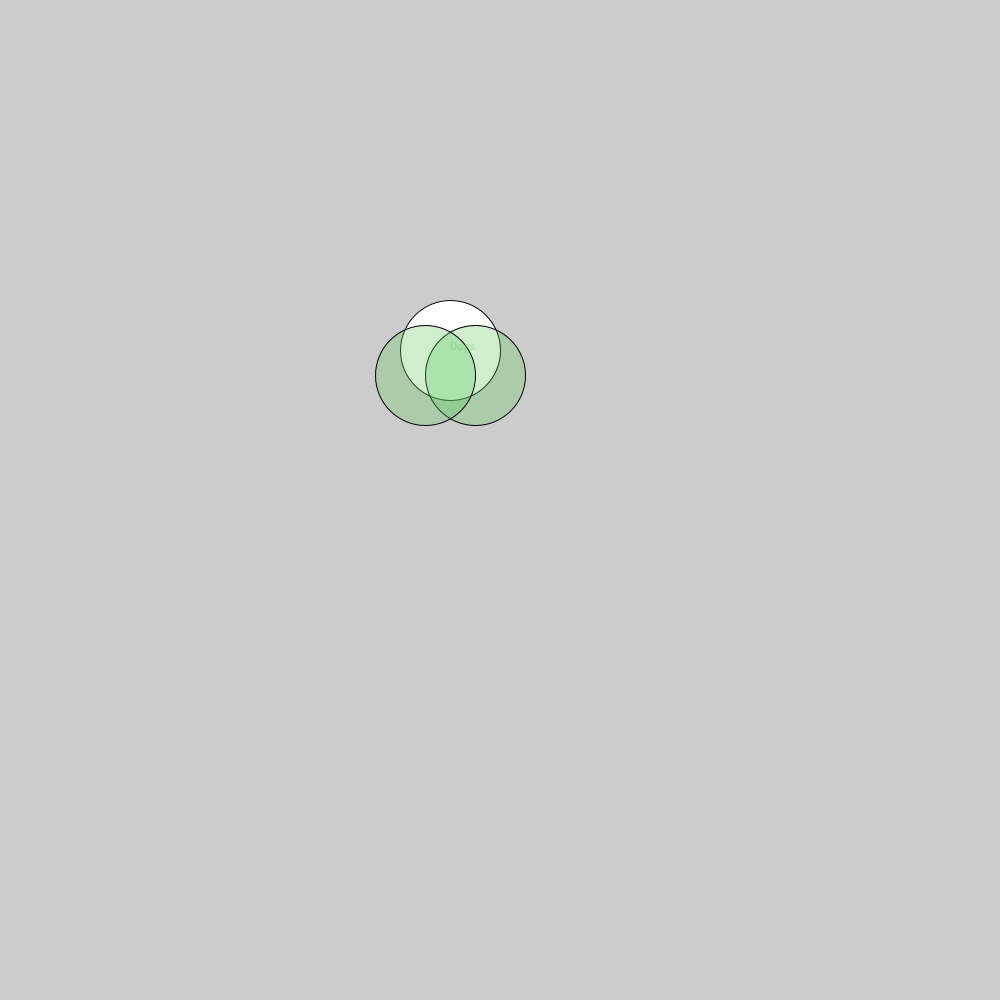
Frame 1 (no input)
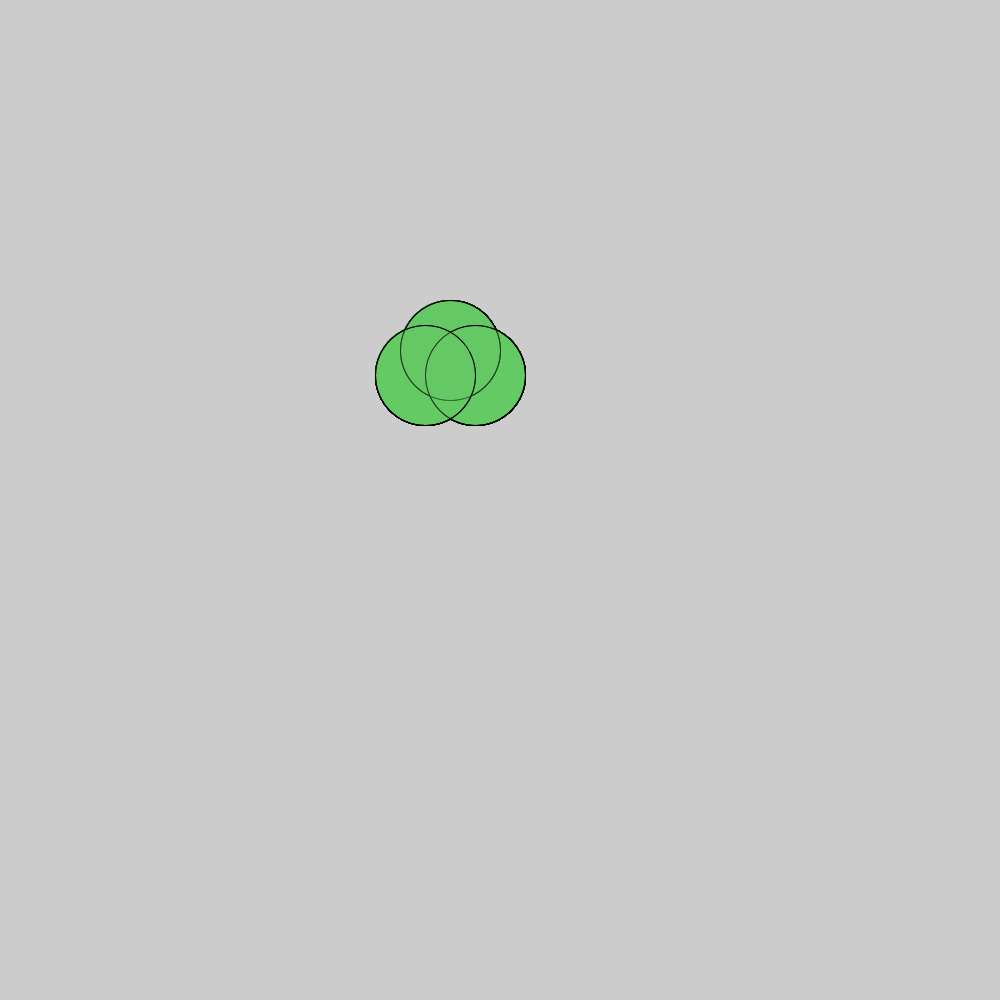
Frame 60 (the mouse pressed at the canvas centre just before this capture)
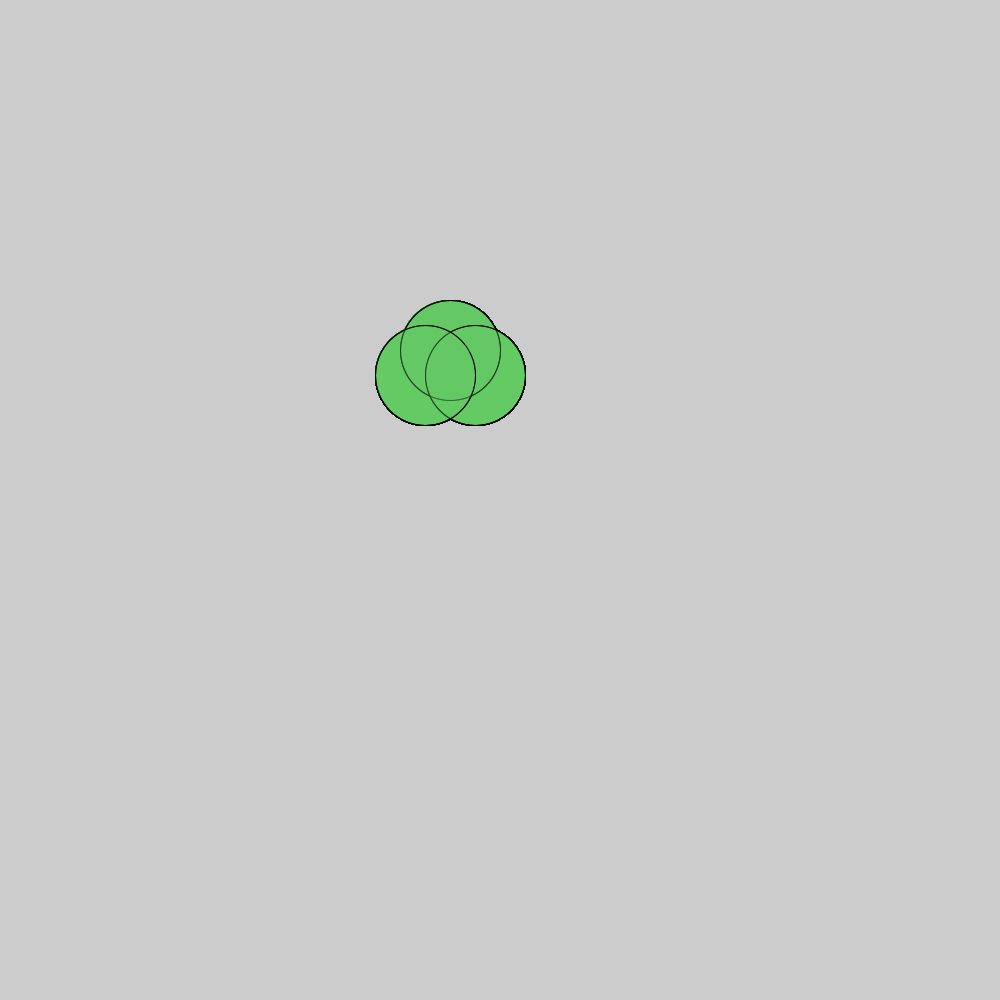
Frame 120 (the mouse held since frame 60 and released just before this capture)

The Processing sketch that drew these frames (run headless with seeded random() and noise(); from frame 60 on, the mouse is pressed at the canvas centre):

// Processing sketch: Fourth_sketch
// ── Fourth_sketch.pde
void setup()
{
  size(1000,1000);
}

void draw()
{
  ellipse(450,350,100,100);
  fill(100, 200, 100, 80);
  ellipse(475,375,100,100);
  fill(100, 200, 100 ,80);
  ellipse(425,375,100,100);
  fill(100, 200, 100, 100);
  text("Dogs", 450,350);
  



}
